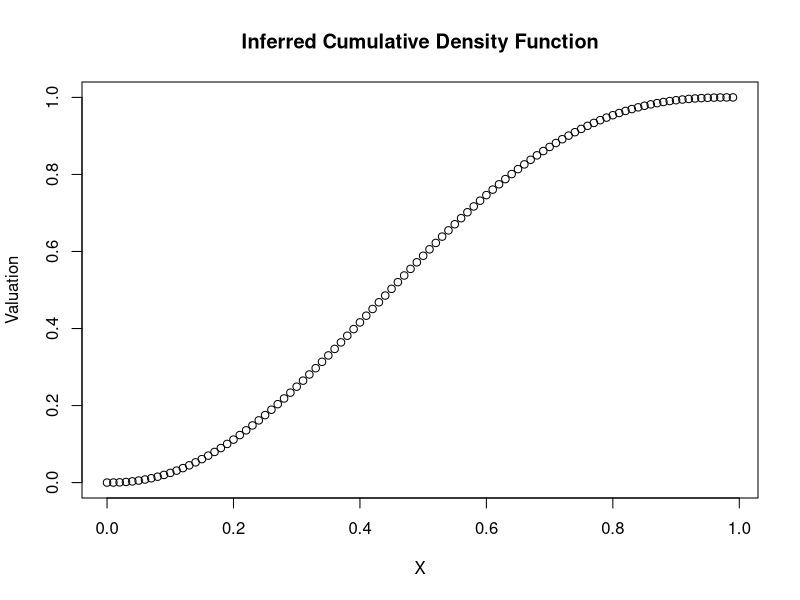
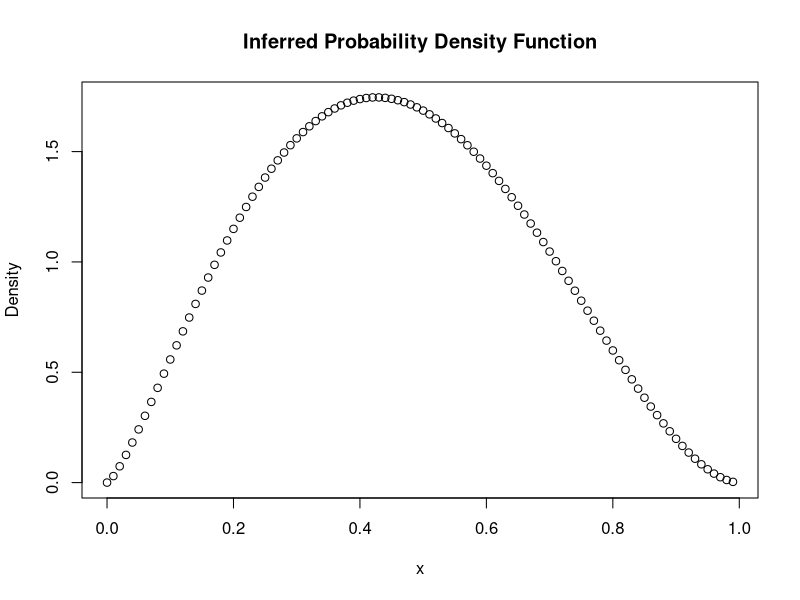

These figures' R source, in order:
## ---- chunk 1
library(pracma)
library(ggplot2)
## ---- chunk 2
examplevec <- c(0, 3, 3.5, 4, 5, 6, 6.5, 10)
R <- (examplevec-min(examplevec))/(max(examplevec)-min(examplevec))
R
## ---- chunk 3
gamma <- 2
delta <- 1
alpha <- (0.25/(sum(sqrt((0.5 - R)^2))/8))*gamma
alpha
beta <- alpha*((1 + (sum(0.5-R)))*delta)
beta
## ---- chunk 4
betafunction <- function(x)(x^(alpha-1))*((1-x)^(beta-1))
betaconstant <- integral(betafunction, 0, 1)
betaconstant
pdf <- function(x)(1/betaconstant)*(x^(alpha-1))*((1-x)^(beta-1))
valuation <- function(x)integral(pdf, 0, x)
valuation(1)
#Note that valuation integrates to 1, so suggests it works as it should

valuation(0.5)
valuation(R[7])
#Valuation of 0.65 in a vector gives us an overestimation of value
#this is as rank-based utility expects 
## ---- chunk 5

vec <- seq(0,0.99,0.01)
values <- c()
for(i in 1:100){
  values <- c(values, valuation(vec[i]))
}

plot(vec, values, main="Inferred Cumulative Density Function",
ylab="Valuation", xlab = "X")

values <- c()
for(i in 1:100){
  values <- c(values, pdf(vec[i]))
}
plot(vec, values, main="Inferred Probability Density Function",
ylab="Density", xlab = "x")
